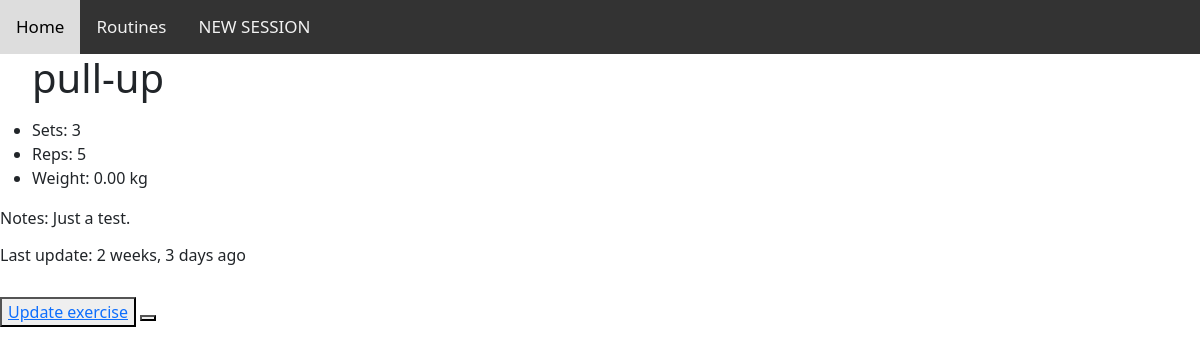
/sessions/exercise/1/detail/ (signed in), run on the app's committed database.
### sessions/models.py (models this page shows, shortened)
class Exercise(CloneMixin, models.Model):
    name = models.CharField(
        max_length=200,
        validators=[MinLengthValidator(2, "Name must be greater than 2 characters")]
    )
    sets = models.PositiveSmallIntegerField(default=1)
    repetitions = models.PositiveSmallIntegerField(default=1)
    weight = models.DecimalField(default=0, max_digits=5, decimal_places=2)
    notes = models.TextField(blank=True)
    created_at = models.DateTimeField(auto_now_add=True)
    updated_at = models.DateTimeField(auto_now=True)

### sessions/views.py (the view)
# urls.py: path('exercise/<int:pk>/detail/', ExerciseDetail.as_view(), name='exercise_detail'),
class ExerciseDetail(LoginRequiredMixin,DetailView):
    model = Exercise
    """ def get_context_data(self, **kwargs):
        context = super().get_context_data(**kwargs)
        exercise = self.get_object()
        session = exercise.routine.session_set.last()
        context['session_id'] = session.id
        return context """

### sessions/templates/sesh/exercise_detail.html (shortened to what this page needs)
{% extends "layout.html" %}
{% block content %}
{% load static%}
<ul><h1>{{ exercise.name }}</h1></ul>
<div>
    <ul>
        <li>Sets: {{ exercise.sets }}</li>
        <li>Reps: {{ exercise.repetitions }}</li>
        <li>Weight: {{ exercise.weight }} kg</li>
    </ul>
    <p>Notes: {{ exercise.notes }}</p>
</div>
<h6>Last update: {{ exercise.updated_at|timesince }} ago</h6>
<br>
<button><a href="{% url 'sessions:exercise_update' exercise.id %}">Update exercise</a></button>
<button><a id="current_session" style="display:none" href="">Back to Session</a></button>
{% endblock content %}

### data on the page
Exercise: name "pull-up", sets "3", repetitions "5", weight "0.00", notes "Just a test.", updated_at "2 weeks, 3 days"
